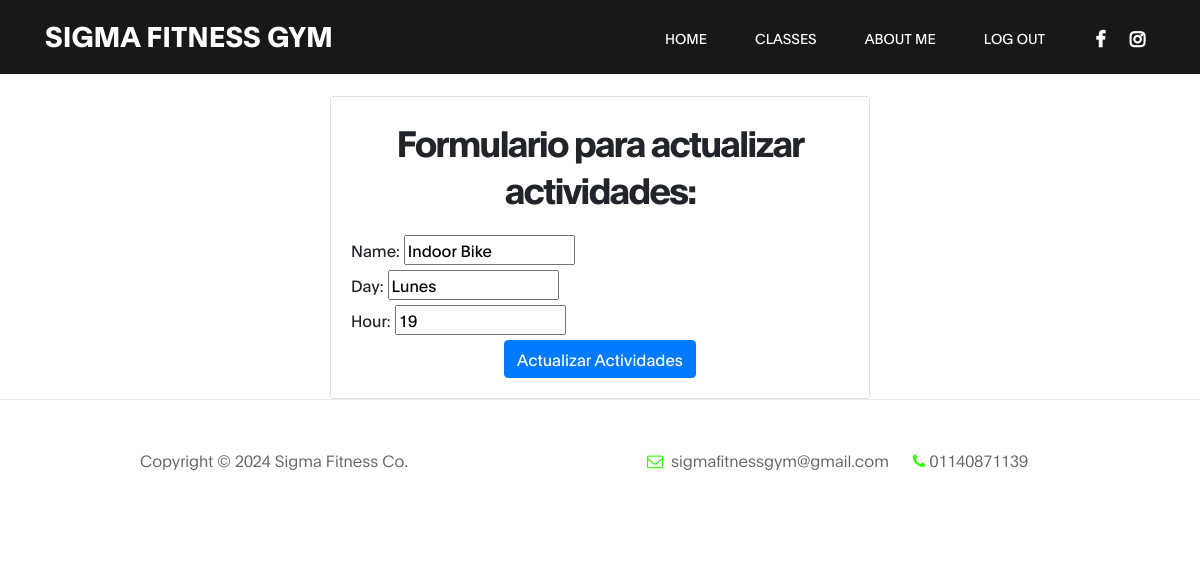
Page /SigmaApp/updateActivities/1/ (signed in) on the committed database.
### SigmaApp/models.py (models this page shows, shortened)
class Activity(models.Model):
    name = models.CharField(max_length=40)
    day = models.CharField(max_length=10)
    hour = models.IntegerField()

### SigmaApp/views.py (the view)
# urls.py: path('updateActivities/<infoActivity>/', update_activity, name="Update Activity"),
@login_required
def update_activity(request, infoActivity):
    activity = Activity.objects.get(id=infoActivity)
    if request.method == "POST":
        form = ActivityForm(request.POST)
        if form.is_valid():
            infoDic = form.cleaned_data
            activity.name = infoDic["name"]
            activity.day = infoDic["day"]
            activity.hour = infoDic["hour"]
            activity.save()
            return render(request, "index.html")
    else:
        form = ActivityForm(initial={
            "name": activity.name,
            "day": activity.day,
            "hour": activity.hour,
        })
    return render(request, "activities/updateActivity.html", {"form": form})

### SigmaApp/forms.py
class ActivityForm(forms.Form):
    name = forms.CharField(max_length=40)
    day = forms.CharField(max_length=10)
    hour = forms.IntegerField()

### SigmaApp/templates/activities/updateActivity.html (shortened to what this page needs)
{% extends "father.html" %}
{% block forms %}
    <br>
    <br>
    <div class="container mt-5">
        <div class="row justify-content-center">
            <div class="col-md-6">
                <div class="card">
                    <div class="card-body">
                        <h2 class="fw-normal text-center mb-4">Formulario para actualizar actividades:</h2>
                        <form action="" method="post">
                            {{ form }}
                            <button type="submit" class="btn btn-primary d-block mx-auto">Actualizar Actividades</button>
                        </form>
                    </div>
                </div>
            </div>
        </div>
    </div>
{% endblock %}

### SigmaApp/static/css/tooplate-gymso-style.css (style rules this page uses)
:root { --primary-color: #2eff00 !important; --white-color: #ffffff; --dark-color: #171819; --about-bg-color: #f9f9f9; --gray-color: #909090; --link-color: #404040; --p-color: #666262; --base-font-family: 'Plain', sans-serif; --font-weight-bold: bold; --font-weight-normal: normal; --font-weight-light: 300; --font-weight-thin: 100; --h1-font-size: 48px; --h2-font-size: 36px; --h3-font-size: 28px; --h4-font-size: 24px; --h5-font-size: 22px; --h6-font-size: 22px; --p-font-size: 18px; --base-font-size: 16px; --menu-font-size: 14px; --border-radius-large: 100%; --border-radius-small: 2px; }
body { background: var(--white-color); font-family: var(--base-font-family); }
h1,h2,h3,h4,h5,h6 { font-weight: var(--font-weight-thin); line-height: normal; }
h2 { font-size: var(--h2-font-size); font-weight: var(--font-weight-bold); letter-spacing: -2px; }
* { -webkit-box-sizing: border-box; -moz-box-sizing: border-box; box-sizing: border-box; }
*::before, *::after { -webkit-box-sizing: border-box; -moz-box-sizing: border-box; box-sizing: border-box; }

### SigmaApp/templates/father.html (style rules this page uses)
:root { --primary-color: #2eff00; }

### rows in the picture
Activity: name "Indoor Bike", day "Lunes", hour "19"
